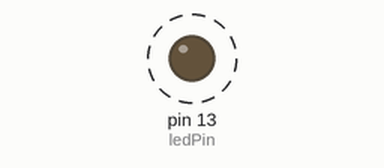
Simulated run of this sketch. Board: Arduino Uno, built with avr-gcc and run on an emulated ATmega328P. On the bench: output pins drawn as LEDs (lit = HIGH). Dashed ring = blinking.

Above: at 0.5 s.
Timing chart, 0 to 4.6 s (numbered marks = the images above):
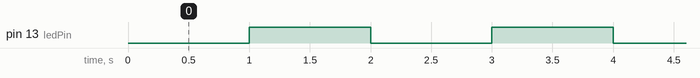

Measured:
- by itself, pin 13 (ledPin): alternates HIGH for 1.0 s and LOW for 1.0 s

The sketch:

parpadeo_led.ino
```cpp
// Parpadeo de LED utilizando delay y millis

//Librerias

//Definicion de Pines
const int ledPin = 13; //Pin del LED integrado en la placa

//Definicion de variables

/**
    * El setup se ejecuta una sola vez al iniciar el programa
    * y se utiliza para configurar los pines, iniciar la comunicacion serial, etc.
 */

// Funciones

// Función para parpadear el LED utilizando delay
void parpadeoConDelay(){
    digitalWrite(ledPin, HIGH); //Enciende el LED
    delay(1000); //Espera 1 segundo
    digitalWrite(ledPin, LOW); //Apaga el LED
    delay(1000); //Espera 1 segundo
}

// Función para parpadear el LED utilizando millis
void parpadeoConMilis(){
    static unsigned long previousMillis = 0; //Almacena el tiempo del último cambio de estado
    const long interval = 1000; //Intervalo de tiempo para el parpadeo (1 segundo)

    unsigned long currentMillis = millis(); //Obtiene el tiempo actual

    if (currentMillis - previousMillis >= interval) { //Si ha pasado el intervalo
        previousMillis = currentMillis; //Actualiza el tiempo del último cambio

        // Cambia el estado del LED
        if (digitalRead(ledPin) == LOW) {
            digitalWrite(ledPin, HIGH); //Enciende el LED
        } else {
            digitalWrite(ledPin, LOW); //Apaga el LED
        }
    }
}
//Diferencia entre delay y millis:
//- delay() bloquea la ejecución del programa durante el tiempo especificado,
// lo que significa que no se pueden realizar otras tareas mientras el programa está en espera.

//- millis() permite realizar tareas sin bloquear el programa, ya que se basa en el tiempo transcurrido
// desde que el programa comenzó a ejecutarse. Esto permite que el programa realice otras tareas mientras espera que
// se cumpla el intervalo de tiempo para el parpadeo del LED.


void setup(){
    pinMode(ledPin, OUTPUT); //Configura el pin del LED como salida
}

/**
    * El loop se ejecuta continuamente despues de setup, y es donde se coloca el codigo que se desea ejecutar repetidamente.
    *En este caso, se imprime "Hola Mundo" en el monitor serial cada segundo.
 */
void loop(){
    parpadeoConMilis();
}
```
